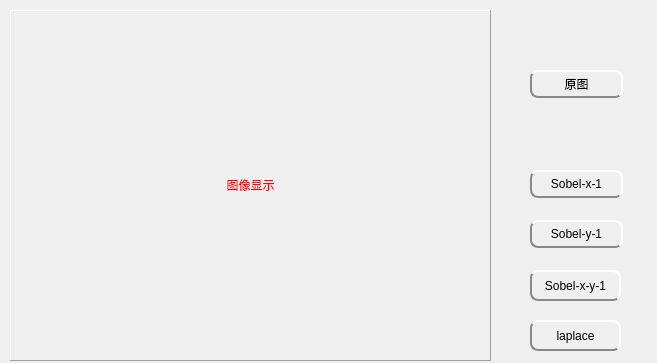
<?xml version="1.0" encoding="UTF-8"?>
<ui version="4.0">
 <class>proc</class>
 <widget class="QDialog" name="proc">
  <property name="geometry">
   <rect>
    <x>0</x>
    <y>0</y>
    <width>657</width>
    <height>363</height>
   </rect>
  </property>
  <property name="windowTitle">
   <string>图像处理</string>
  </property>
  <property name="styleSheet">
   <string notr="true">QPushButton{
	
	border-width:2px;
	border-style:solid;
	border-radius:8px;
	border-top-color:#FFFFFF;
	border-right-color:#FFFFFF;
	border-bottom-color:#888888;
	border-left-color:#888888;
}</string>
  </property>
  <widget class="QLabel" name="lbl_img">
   <property name="geometry">
    <rect>
     <x>10</x>
     <y>10</y>
     <width>481</width>
     <height>351</height>
    </rect>
   </property>
   <property name="frameShape">
    <enum>QFrame::Panel</enum>
   </property>
   <property name="frameShadow">
    <enum>QFrame::Raised</enum>
   </property>
   <property name="text">
    <string>&lt;font color=red&gt;图像显示&lt;/font&gt;</string>
   </property>
   <property name="alignment">
    <set>Qt::AlignCenter</set>
   </property>
  </widget>
  <widget class="QPushButton" name="btn_ori">
   <property name="geometry">
    <rect>
     <x>530</x>
     <y>70</y>
     <width>93</width>
     <height>28</height>
    </rect>
   </property>
   <property name="text">
    <string>原图</string>
   </property>
  </widget>
  <widget class="QPushButton" name="btn_soble_x">
   <property name="geometry">
    <rect>
     <x>530</x>
     <y>170</y>
     <width>93</width>
     <height>28</height>
    </rect>
   </property>
   <property name="text">
    <string>Sobel-x-1</string>
   </property>
  </widget>
  <widget class="QPushButton" name="sobel_y">
   <property name="geometry">
    <rect>
     <x>530</x>
     <y>220</y>
     <width>93</width>
     <height>28</height>
    </rect>
   </property>
   <property name="text">
    <string>Sobel-y-1</string>
   </property>
  </widget>
  <widget class="QPushButton" name="sobel_x_y">
   <property name="geometry">
    <rect>
     <x>530</x>
     <y>270</y>
     <width>91</width>
     <height>31</height>
    </rect>
   </property>
   <property name="text">
    <string>Sobel-x-y-1</string>
   </property>
  </widget>
    <widget class="QPushButton" name="laplace">
   <property name="geometry">
    <rect>
     <x>530</x>
     <y>320</y>
     <width>91</width>
     <height>31</height>
    </rect>
   </property>
   <property name="text">
    <string>laplace</string>
   </property>
  </widget>
 </widget>
 <resources/>
 <connections>
  <connection>
   <sender>btn_ori</sender>
   <signal>clicked()</signal>
   <receiver>proc</receiver>
   <slot>img_ori()</slot>
   <hints>
    <hint type="sourcelabel">
     <x>585</x>
     <y>85</y>
    </hint>
    <hint type="destinationlabel">
     <x>526</x>
     <y>125</y>
    </hint>
   </hints>
  </connection>
  <connection>
   <sender>btn_soble_x</sender>
   <signal>clicked()</signal>
   <receiver>proc</receiver>
   <slot>img_sobel_x()</slot>
   <hints>
    <hint type="sourcelabel">
     <x>583</x>
     <y>177</y>
    </hint>
    <hint type="destinationlabel">
     <x>630</x>
     <y>140</y>
    </hint>
   </hints>
  </connection>
  <connection>
   <sender>sobel_y</sender>
   <signal>clicked()</signal>
   <receiver>proc</receiver>
   <slot>img_soble_y()</slot>
   <hints>
    <hint type="sourcelabel">
     <x>604</x>
     <y>238</y>
    </hint>
    <hint type="destinationlabel">
     <x>640</x>
     <y>269</y>
    </hint>
   </hints>
  </connection>
  <connection>
   <sender>sobel_x_y</sender>
   <signal>clicked()</signal>
   <receiver>proc</receiver>
   <slot>img_sobel_xy()</slot>
   <hints>
    <hint type="sourcelabel">
     <x>551</x>
     <y>281</y>
    </hint>
    <hint type="destinationlabel">
     <x>531</x>
     <y>330</y>
    </hint>
   </hints>
  </connection>
 </connections>
 <slots>
  <slot>img_ori()</slot>
  <slot>img_sobel_x()</slot>
  <slot>img_soble_y()</slot>
  <slot>img_sobel_xy()</slot>
  <slot>img_laplace()</slot>
 </slots>
</ui>
